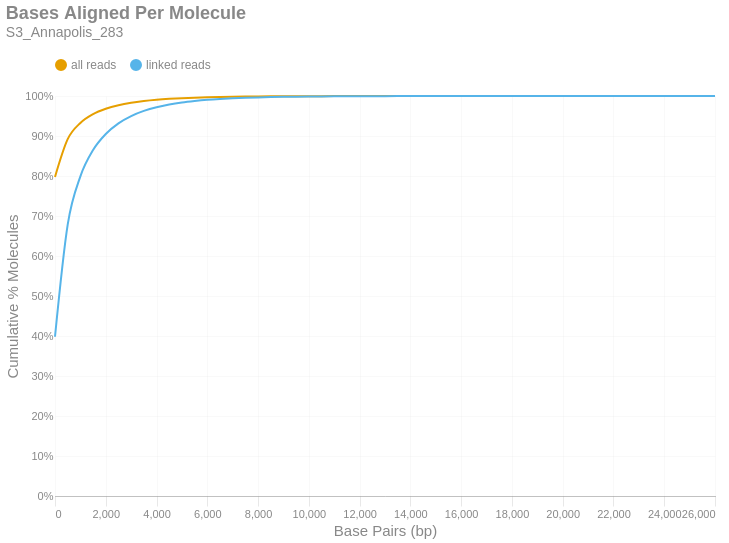

Notebook code for this chart:
### Markdown cell above
### Bases Aligned Per Molecule
This is a cumulative frequency distribution showing the number of base pairs aligned per unique molecule. These data are shown in 500 bp bins. There are two distributions: one with `all reads` (yellow) and another with only `linked reads` (blue). The percent of molecules in the `linked reads` distribution is relative to the total number of linked molecules.

### Code cell
if SKIPLR:
    print_html(f"Skipped")
else:
    binned_df = consolidated_hist(valids['aligned_bp'], mask, 500, True)
    with SafeRender(binned_df):
        (
            density_plot(binned_df, 'Bases Aligned Per Molecule', samplename, 'basesper')
            .encode(
                x=alt.X('bin:Q', title="Base Pairs (bp)").axis(tickMinStep=500).scale(padding=0),
                y=alt.Y('value:Q', title='Cumulative % Molecules')
                    .axis(format='%')
                    .scale(domain = [0,1])
                    .stack(False),
                color=alt.Color("key:N").scale(domain = ["all reads", "linked reads"]),
                tooltip = [
                    alt.Tooltip("key:N", title = "Data Type"),
                    alt.Tooltip("range_label:N", title="Bases Aligned Per Molecule"),
                    alt.Tooltip("value:Q", format = ".2%", title="% Molecules (Cum.)")
                ]
            )
        ).display()

### Figure 1 — Vega-Lite specification as saved in the notebook (floating-point values rounded to 4 significant figures)
{"width": "container", "height": 400, "config": {"title": {"anchor": "start", "dy": -15, "fontSize": 18, "color": "#888888", "subtitleColor": "#888888", "subtitleFontSize": 14}, "arc": {"fill": "#0072B2"}, "axis": {"domainColor": "#888888", "domainWidth": 0.5, "gridWidth": 0.2, "grid": false, "titleFontWeight": 400, "titleFontSize": 15, "labelFontSize": 11, "labelColor": "#888888", "tickColor": "#888888", "tickWidth": 0.2, "titleColor": "#888888"}, "axisBand": {"grid": false}, "axisX": {"grid": true, "tickSize": 10, "domainCap": "round"}, "axisY": {"domain": false, "grid": true, "tickSize": 0, "domainCap": "round"}, "background": "transparent", "header": {"labelFontSize": 15, "labelColor": "#888888", "titleFontSize": 15, "titleFontWeight": 600, "titleColor": "#888888"}, "legend": {"labelFont": "sans-serif", "labelFontSize": 12, "labelColor": "#888888", "symbolSize": 100, "symbolType": "circle", "titleFontSize": 12, "titlePadding": 10, "titleColor": "#888888", "title": null, "orient": "top"}, "range": {"category": ["#E69F00", "#56B4E9", "#009E73", "#F0E442", "#0072B2", "#D55E00", "#CC79A7", "#000000"], "diverging": ["#cfe8f3", "#a2d4ec", "#73bfe2", "#46abdb", "#1696d2", "#12719e"]}, "area": {"fill": "#0072B2", "fillOpacity": 0.7, "line": true, "strokeOpacity": 0.7}, "line": {"color": "#0072B2", "stroke": "#0072B2", "strokeWidth": 2}, "trail": {"color": "#0072B2", "stroke": "#0072B2", "strokeWidth": 0, "size": 1}, "point": {"filled": true, "fillOpacity": 1.0, "size": 95}, "text": {"color": "#888888", "fontSize": 11, "align": "right", "fontWeight": 400, "size": 11}, "bar": {"fill": "#0072B2", "stroke": null}, "view": {"stroke": null, "continuousWidth": 660, "continuousHeight": 400}}, "data": {"name": "data-31f8ed4815ca0decdaa9854f56060841"}, "mark": {"type": "line", "interpolate": "monotone", "point": {"opacity": 0, "size": 275}}, "encoding": {"color": {"field": "key", "scale": {"domain": ["all reads", "linked reads"]}, "type": "nominal"}, "tooltip": [{"field": "key", "title": "Data Type", "type": "nominal"}, {"field": "range_label", "title": "Bases Aligned Per Molecule", "type": "nominal"}, {"field": "value", "format": ".2%", "title": "% Molecules (Cum.)", "type": "quantitative"}], "x": {"axis": {"tickMinStep": 500}, "field": "bin", "scale": {"padding": 0}, "title": "Base Pairs (bp)", "type": "quantitative"}, "y": {"axis": {"format": "%"}, "field": "value", "scale": {"domain": [0, 1]}, "stack": false, "title": "Cumulative % Molecules", "type": "quantitative"}}, "params": [{"name": "param_c36ac31b6afebe62", "select": {"type": "point", "fields": ["key"]}, "bind": "legend"}], "title": {"text": "Bases Aligned Per Molecule", "subtitle": "S3_Annapolis_283"}, "transform": [{"fold": ["all reads (cumsum)", "linked reads (cumsum)"]}, {"calculate": "replace(datum.key, ' (cumsum)', '')", "as": "key"}, {"filter": {"param": "param_c36ac31b6afebe62"}}], "usermeta": {"embedOptions": {"downloadFileName": "S3_Annapolis_283.basesper"}}, "$schema": "https://vega.github.io/schema/vega-lite/v6.1.0.json", "datasets": {"data-31f8ed4815ca0decdaa9854f56060841": [{"bin": "0.0", "interval": "0.0-500.0", "all reads": 0.7976, "linked reads": 0.3981, "all reads (cumsum)": 0.7976, "linked reads (cumsum)": 0.3981, "range_label": "0-499"}, {"bin": "500.0", "interval": "500.0-1000.0", "all reads": 0.09449, "linked reads": 0.2804, "all reads (cumsum)": 0.8921, "linked reads (cumsum)": 0.6785, "range_label": "500-999"}, {"bin": "1000.0", "interval": "1000.0-1500.0", "all reads": 0.04051, "linked reads": 0.1208, "all reads (cumsum)": 0.9326, "linked reads (cumsum)": 0.7992, "range_label": "1000-1499"}, {"bin": "1500.0", "interval": "1500.0-2000.0", "all reads": 0.02208, "linked reads": 0.06584, "all reads (cumsum)": 0.9547, "linked reads (cumsum)": 0.865, "range_label": "1500-1999"}, {"bin": "2000.0", "interval": "2000.0-2500.0", "all reads": 0.01343, "linked reads": 0.04004, "all reads (cumsum)": 0.9682, "linked reads (cumsum)": 0.9051, "range_label": "2000-2499"}, {"bin": "2500.0", "interval": "2500.0-3000.0", "all reads": 0.008921, "linked reads": 0.0266, "all reads (cumsum)": 0.9771, "linked reads (cumsum)": 0.9317, "range_label": "2500-2999"}, {"bin": "3000.0", "interval": "3000.0-3500.0", "all reads": 0.006108, "linked reads": 0.01821, "all reads (cumsum)": 0.9832, "linked reads (cumsum)": 0.9499, "range_label": "3000-3499"}, {"bin": "3500.0", "interval": "3500.0-4000.0", "all reads": 0.004293, "linked reads": 0.0128, "all reads (cumsum)": 0.9875, "linked reads (cumsum)": 0.9627, "range_label": "3500-3999"}, {"bin": "4000.0", "interval": "4000.0-4500.0", "all reads": 0.00315, "linked reads": 0.00939, "all reads (cumsum)": 0.9906, "linked reads (cumsum)": 0.9721, "range_label": "4000-4499"}, {"bin": "4500.0", "interval": "4500.0-5000.0", "all reads": 0.002281, "linked reads": 0.006799, "all reads (cumsum)": 0.9929, "linked reads (cumsum)": 0.9789, "range_label": "4500-4999"}, {"bin": "5000.0", "interval": "5000.0-5500.0", "all reads": 0.001688, "linked reads": 0.005034, "all reads (cumsum)": 0.9946, "linked reads (cumsum)": 0.9839, "range_label": "5000-5499"}, {"bin": "5500.0", "interval": "5500.0-6000.0", "all reads": 0.001229, "linked reads": 0.003663, "all reads (cumsum)": 0.9958, "linked reads (cumsum)": 0.9876, "range_label": "5500-5999"}, {"bin": "6000.0", "interval": "6000.0-6500.0", "all reads": 0.0009826, "linked reads": 0.002929, "all reads (cumsum)": 0.9968, "linked reads (cumsum)": 0.9905, "range_label": "6000-6499"}, {"bin": "6500.0", "interval": "6500.0-7000.0", "all reads": 0.00072, "linked reads": 0.002147, "all reads (cumsum)": 0.9975, "linked reads (cumsum)": 0.9927, "range_label": "6500-6999"}, {"bin": "7000.0", "interval": "7000.0-7500.0", "all reads": 0.0005546, "linked reads": 0.001653, "all reads (cumsum)": 0.9981, "linked reads (cumsum)": 0.9943, "range_label": "7000-7499"}, {"bin": "7500.0", "interval": "7500.0-8000.0", "all reads": 0.0004223, "linked reads": 0.001259, "all reads (cumsum)": 0.9985, "linked reads (cumsum)": 0.9956, "range_label": "7500-7999"}, {"bin": "8000.0", "interval": "8000.0-8500.0", "all reads": 0.0003166, "linked reads": 0.0009439, "all reads (cumsum)": 0.9988, "linked reads (cumsum)": 0.9965, "range_label": "8000-8499"}, {"bin": "8500.0", "interval": "8500.0-9000.0", "all reads": 0.000257, "linked reads": 0.0007661, "all reads (cumsum)": 0.9991, "linked reads (cumsum)": 0.9973, "range_label": "8500-8999"}, {"bin": "9000.0", "interval": "9000.0-9500.0", "all reads": 0.0002032, "linked reads": 0.0006059, "all reads (cumsum)": 0.9993, "linked reads (cumsum)": 0.9979, "range_label": "9000-9499"}, {"bin": "9500.0", "interval": "9500.0-10000.0", "all reads": 0.0001425, "linked reads": 0.0004248, "all reads (cumsum)": 0.9994, "linked reads (cumsum)": 0.9983, "range_label": "9500-9999"}, {"bin": "10000.0", "interval": "10000.0-10500.0", "all reads": 0.0001167, "linked reads": 0.0003481, "all reads (cumsum)": 0.9996, "linked reads (cumsum)": 0.9987, "range_label": "10000-10499"}, {"bin": "10500.0", "interval": "10500.0-11000.0", "all reads": 9.046e-05, "linked reads": 0.0002697, "all reads (cumsum)": 0.9996, "linked reads (cumsum)": 0.9989, "range_label": "10500-10999"}, {"bin": "11000.0", "interval": "11000.0-11500.0", "all reads": 7.491e-05, "linked reads": 0.0002233, "all reads (cumsum)": 0.9997, "linked reads (cumsum)": 0.9992, "range_label": "11000-11499"}, {"bin": "11500.0", "interval": "11500.0-12000.0", "all reads": 6.191e-05, "linked reads": 0.0001846, "all reads (cumsum)": 0.9998, "linked reads (cumsum)": 0.9993, "range_label": "11500-11999"}, {"bin": "12000.0", "interval": "12000.0-12500.0", "all reads": 4.636e-05, "linked reads": 0.0001382, "all reads (cumsum)": 0.9998, "linked reads (cumsum)": 0.9995, "range_label": "12000-12499"}, {"bin": "12500.0", "interval": "12500.0-13000.0", "all reads": 4.014e-05, "linked reads": 0.0001197, "all reads (cumsum)": 0.9999, "linked reads (cumsum)": 0.9996, "range_label": "12500-12999"}, {"bin": "13000.0", "interval": "13000.0-13500.0", "all reads": 2.996e-05, "linked reads": 8.933e-05, "all reads (cumsum)": 0.9999, "linked reads (cumsum)": 0.9997, "range_label": "13000-13499"}, {"bin": "13500.0", "interval": "13500.0-14000.0", "all reads": 2.092e-05, "linked reads": 6.236e-05, "all reads (cumsum)": 0.9999, "linked reads (cumsum)": 0.9997, "range_label": "13500-13999"}, {"bin": "14000.0", "interval": "14000.0-14500.0", "all reads": 1.555e-05, "linked reads": 4.635e-05, "all reads (cumsum)": 0.9999, "linked reads (cumsum)": 0.9998, "range_label": "14000-14499"}, {"bin": "14500.0", "interval": "14500.0-15000.0", "all reads": 1.498e-05, "linked reads": 4.467e-05, "all reads (cumsum)": 0.9999, "linked reads (cumsum)": 0.9998, "range_label": "14500-14999"}, {"bin": "15000.0", "interval": "15000.0-15500.0", "all reads": 1.187e-05, "linked reads": 3.54e-05, "all reads (cumsum)": 1.0, "linked reads (cumsum)": 0.9999, "range_label": "15000-15499"}, {"bin": "15500.0", "interval": "15500.0-16000.0", "all reads": 7.915e-06, "linked reads": 2.36e-05, "all reads (cumsum)": 1.0, "linked reads (cumsum)": 0.9999, "range_label": "15500-15999"}, {"bin": "16000.0", "interval": "16000.0-16500.0", "all reads": 6.784e-06, "linked reads": 2.023e-05, "all reads (cumsum)": 1.0, "linked reads (cumsum)": 0.9999, "range_label": "16000-16499"}, {"bin": "16500.0", "interval": "16500.0-17000.0", "all reads": 5.088e-06, "linked reads": 1.517e-05, "all reads (cumsum)": 1.0, "linked reads (cumsum)": 0.9999, "range_label": "16500-16999"}, {"bin": "17000.0", "interval": "17000.0-17500.0", "all reads": 5.654e-06, "linked reads": 1.686e-05, "all reads (cumsum)": 1.0, "linked reads (cumsum)": 0.9999, "range_label": "17000-17499"}, {"bin": "17500.0", "interval": "17500.0-18000.0", "all reads": 4.24e-06, "linked reads": 1.264e-05, "all reads (cumsum)": 1.0, "linked reads (cumsum)": 1.0, "range_label": "17500-17999"}, {"bin": "18000.0", "interval": "18000.0-18500.0", "all reads": 2.544e-06, "linked reads": 7.585e-06, "all reads (cumsum)": 1.0, "linked reads (cumsum)": 1.0, "range_label": "18000-18499"}, {"bin": "18500.0", "interval": "18500.0-19000.0", "all reads": 8.481e-07, "linked reads": 2.528e-06, "all reads (cumsum)": 1.0, "linked reads (cumsum)": 1.0, "range_label": "18500-18999"}, {"bin": "19000.0", "interval": "19000.0-19500.0", "all reads": 1.696e-06, "linked reads": 5.057e-06, "all reads (cumsum)": 1.0, "linked reads (cumsum)": 1.0, "range_label": "19000-19499"}, {"bin": "19500.0", "interval": "19500.0-20000.0", "all reads": 1.131e-06, "linked reads": 3.371e-06, "all reads (cumsum)": 1.0, "linked reads (cumsum)": 1.0, "range_label": "19500-19999"}, {"bin": "20000.0", "interval": "20000.0-20500.0", "all reads": 1.979e-06, "linked reads": 5.899e-06, "all reads (cumsum)": 1.0, "linked reads (cumsum)": 1.0, "range_label": "20000-20499"}, {"bin": "20500.0", "interval": "20500.0-21000.0", "all reads": 8.481e-07, "linked reads": 2.528e-06, "all reads (cumsum)": 1.0, "linked reads (cumsum)": 1.0, "range_label": "20500-20999"}, {"bin": "21000.0", "interval": "21000.0-21500.0", "all reads": 2.827e-07, "linked reads": 8.428e-07, "all reads (cumsum)": 1.0, "linked reads (cumsum)": 1.0, "range_label": "21000-21499"}, {"bin": "21500.0", "interval": "21500.0-22000.0", "all reads": 8.481e-07, "linked reads": 2.528e-06, "all reads (cumsum)": 1.0, "linked reads (cumsum)": 1.0, "range_label": "21500-21999"}, {"bin": "22000.0", "interval": "22000.0-22500.0", "all reads": 8.481e-07, "linked reads": 2.528e-06, "all reads (cumsum)": 1.0, "linked reads (cumsum)": 1.0, "range_label": "22000-22499"}, {"bin": "22500.0", "interval": "22500.0-23000.0", "all reads": 8.481e-07, "linked reads": 2.528e-06, "all reads (cumsum)": 1.0, "linked reads (cumsum)": 1.0, "range_label": "22500-22999"}, {"bin": "23000.0", "interval": "23000.0-23500.0", "all reads": 5.654e-07, "linked reads": 1.686e-06, "all reads (cumsum)": 1.0, "linked reads (cumsum)": 1.0, "range_label": "23000-23499"}, {"bin": "23500.0", "interval": "23500.0-24000.0", "all reads": 0.0, "linked reads": 0.0, "all reads (cumsum)": 1.0, "linked reads (cumsum)": 1.0, "range_label": "23500-23999"}, {"bin": "24000.0", "interval": "24000.0-24500.0", "all reads": 2.827e-07, "linked reads": 8.428e-07, "all reads (cumsum)": 1.0, "linked reads (cumsum)": 1.0, "range_label": "24000-24499"}, {"bin": "24500.0", "interval": "24500.0-25000.0", "all reads": 0.0, "linked reads": 0.0, "all reads (cumsum)": 1.0, "linked reads (cumsum)": 1.0, "range_label": "24500-24999"}, {"bin": "25000.0", "interval": "25000.0-25500.0", "all reads": 0.0, "linked reads": 0.0, "all reads (cumsum)": 1.0, "linked reads (cumsum)": 1.0, "range_label": "25000-25499"}, {"bin": "25500.0", "interval": "25500.0-26000.0", "all reads": 0.0, "linked reads": 0.0, "all reads (cumsum)": 1.0, "linked reads (cumsum)": 1.0, "range_label": "25500-25999"}, {"bin": "26000.0", "interval": "26000.0-26500.0", "all reads": 2.827e-07, "linked reads": 8.428e-07, "all reads (cumsum)": 1.0, "linked reads (cumsum)": 1.0, "range_label": "26000-26499"}]}}
